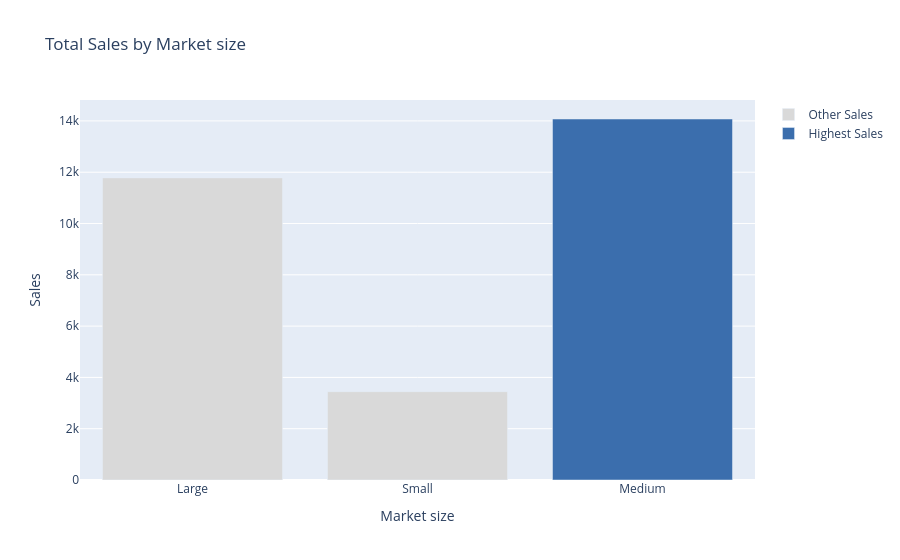

Write notebook code for a chart like this one.
### Code cell
my_bar_plot(df, "market size", "sales", True)

### Figure 1 — Plotly figure (JSON) as saved in the notebook; plotly's stock layout.template omitted (floating-point values rounded to 4 significant figures)
{"data": [{"hovertemplate": "highlight=Other Sales<br>market size=%{x}<br>sales=%{y}<extra></extra>", "legendgroup": "Other Sales", "marker": {"color": "#D9D9D9", "pattern": {"shape": ""}}, "name": "Other Sales", "orientation": "v", "showlegend": true, "textposition": "outside", "type": "bar", "x": ["Large", "Small"], "xaxis": "x", "y": [11780.0, 3445.0], "yaxis": "y"}, {"hovertemplate": "highlight=Highest Sales<br>market size=%{x}<br>sales=%{y}<extra></extra>", "legendgroup": "Highest Sales", "marker": {"color": "#3B6EAD", "pattern": {"shape": ""}}, "name": "Highest Sales", "orientation": "v", "showlegend": true, "textposition": "outside", "type": "bar", "x": ["Medium"], "xaxis": "x", "y": [14080.0], "yaxis": "y"}], "layout": {"barmode": "relative", "legend": {"title": {"text": ""}, "tracegroupgap": 0}, "title": {"text": "Total Sales by Market size"}, "xaxis": {"anchor": "y", "domain": [0, 1], "title": {"text": "Market size"}}, "yaxis": {"anchor": "x", "domain": [0, 1], "title": {"text": "Sales"}}}}
